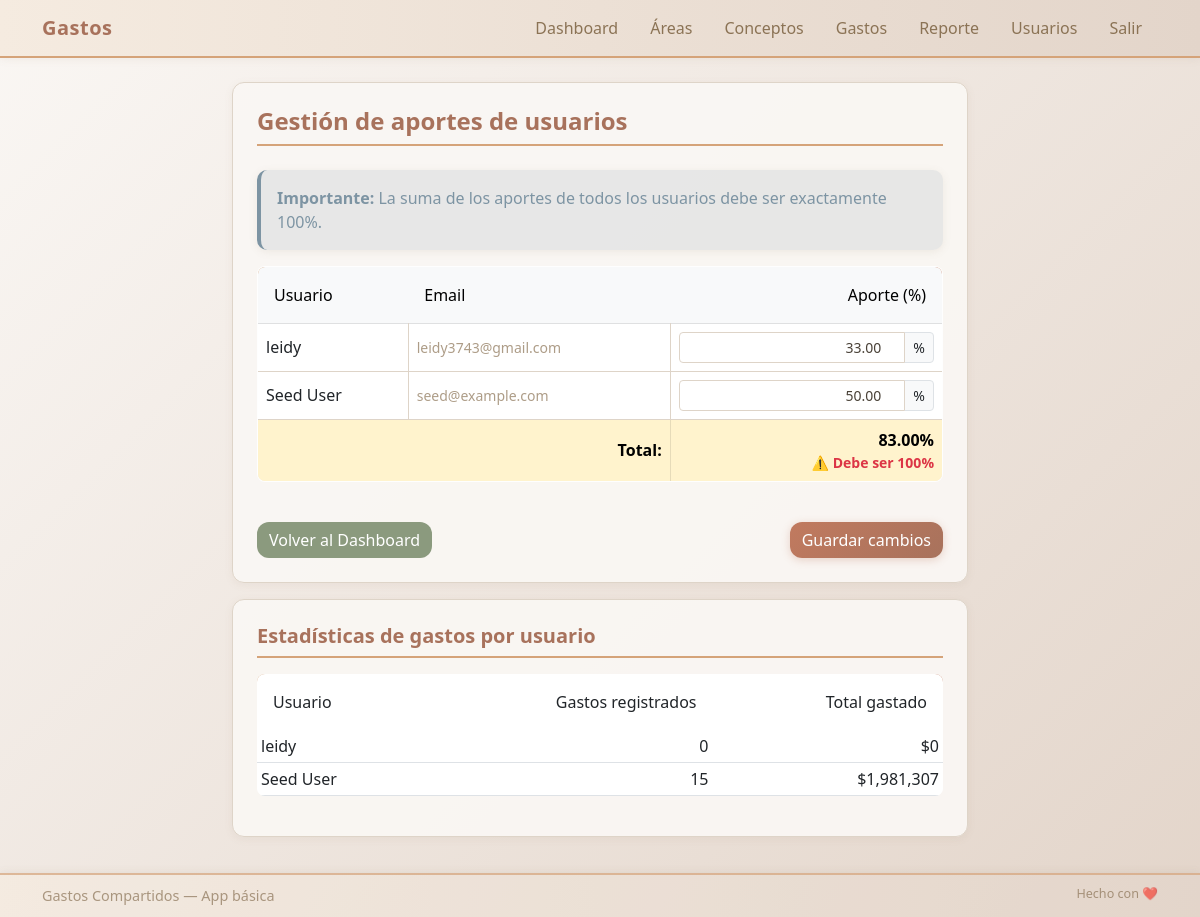
/usuarios (signed in), run on an earlier commit of the app's database.
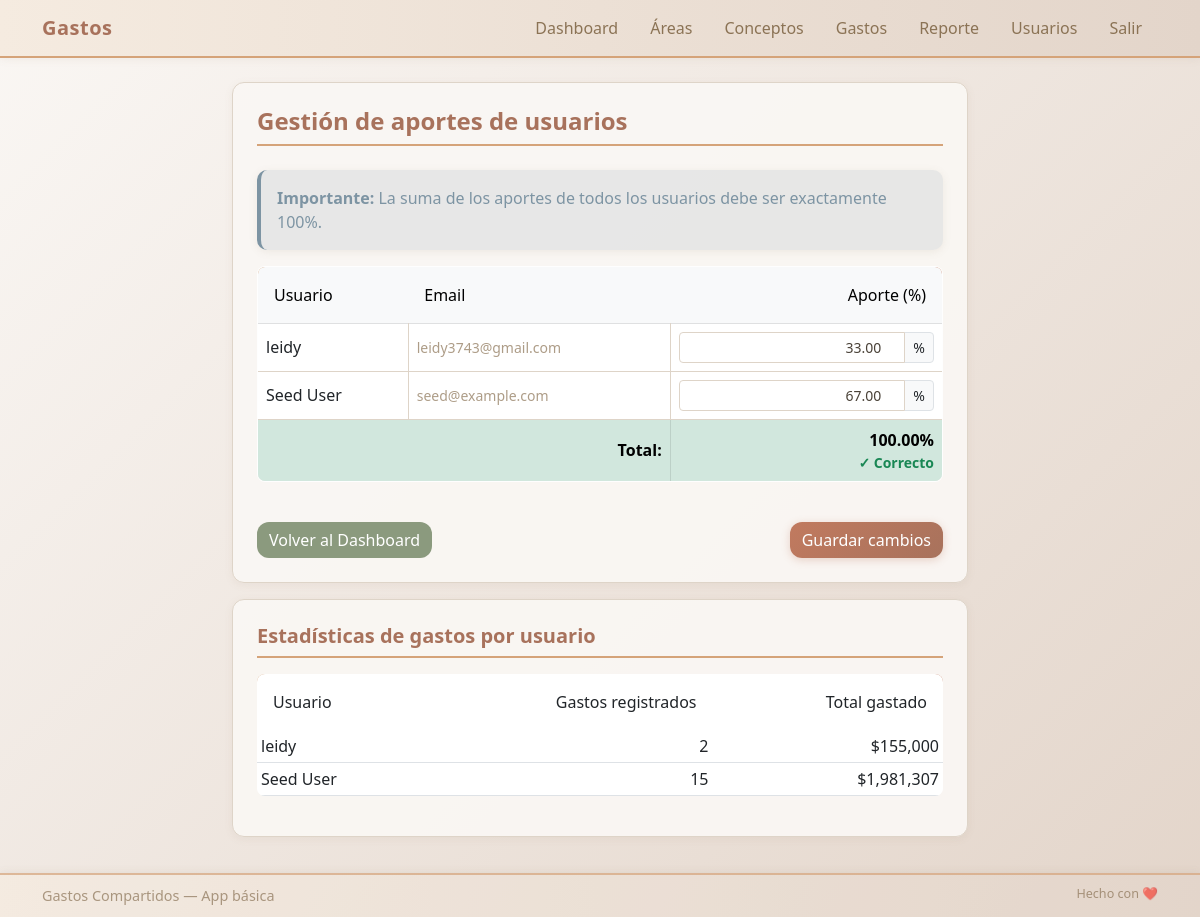
And on a later commit of the database.
### models.py (models this page shows)
class User(UserMixin, db.Model):
    id = db.Column(db.Integer, primary_key=True)
    name = db.Column(db.String(120), nullable=False)
    email = db.Column(db.String(120), unique=True, nullable=False)
    password = db.Column(db.String(200), nullable=False) # simple: store plaintext? in real app hash it
    aporte = db.Column(db.Float, default=0.5) # porcentaje (0-1)
    gastos = db.relationship('Gasto', backref='user', lazy=True)

### app.py (the view, shortened to what this page needs)
@app.route('/usuarios', methods=['GET', 'POST'])
@login_required
def usuarios_view():
    usuarios = User.query.all()
    total_actual = sum(u.aporte for u in usuarios) * 100
    return render_template('usuarios.html', usuarios=usuarios, total_actual=total_actual)

### app.py (called while the page is built)
@login_manager.user_loader
def load_user(user_id):
    return User.query.get(int(user_id))

### templates/usuarios.html (shortened to what this page needs)
{% extends 'base.html' %}
{% block content %}
<div class="row">
  <div class="col-md-8 mx-auto">
    <div class="card shadow-sm">
      <div class="card-body">
        <h4 class="card-title mb-4">Gestión de aportes de usuarios</h4>
        <div class="alert alert-info">
          <strong>Importante:</strong> La suma de los aportes de todos los usuarios debe ser exactamente 100%.
        </div>
        <form method="post">
          <div class="table-responsive">
            <table class="table table-bordered">
              <thead class="table-light">
                <tr>
                  <th>Usuario</th>
                  <th>Email</th>
                  <th class="text-end">Aporte (%)</th>
                </tr>
              </thead>
              <tbody>
                {% for usuario in usuarios %}
                <tr>
                  <td>{{ usuario.name }}</td>
                  <td><small class="text-muted">{{ usuario.email }}</small></td>
                  <td>
                    <div class="input-group input-group-sm">
                      <input
                        type="number"
                        name="aporte_{{ usuario.id }}"
                        class="form-control text-end"
                        value="{{ '{:.2f}'.format(usuario.aporte * 100) }}"
                        step="0.01"
                        min="0"
                        max="100"
                        required
                      >
                      <span class="input-group-text">%</span>
                    </div>
                  </td>
                </tr>
                {% endfor %}
              </tbody>
              <tfoot>
                <tr class="fw-bold {% if total_actual != 100.0 %}table-warning{% else %}table-success{% endif %}">
                  <td colspan="2" class="text-end">Total:</td>
                  <td class="text-end">
                    <span id="total-display">{{ '{:.2f}'.format(total_actual) }}%</span>
                    {% if total_actual != 100.0 %}
                      <small class="text-danger d-block">⚠️ Debe ser 100%</small>
                    {% else %}
                      <small class="text-success d-block">✓ Correcto</small>
                    {% endif %}
                  </td>
                </tr>
              </tfoot>
            </table>
          </div>
          <div class="d-flex justify-content-between align-items-center mt-4">
            <a href="{{ url_for('dashboard') }}" class="btn btn-secondary">Volver al Dashboard</a>
            <button type="submit" class="btn btn-primary">Guardar cambios</button>
          </div>
        </form>
      </div>
    </div>
    <div class="card shadow-sm mt-3">
      <div class="card-body">
        <h5 class="card-title">Estadísticas de gastos por usuario</h5>
        <div class="table-responsive">
          <table class="table table-sm">
            <thead>
              <tr>
                <th>Usuario</th>
                <th class="text-end">Gastos registrados</th>
                <th class="text-end">Total gastado</th>
              </tr>
            </thead>
            <tbody>
              {% for usuario in usuarios %}
              <tr>
                <td>{{ usuario.name }}</td>
                <td class="text-end">{{ usuario.gastos|length }}</td>
                <td class="text-end">${{ '{:,.0f}'.format(usuario.gastos|sum(attribute='monto')) }}</td>
              </tr>
              {% endfor %}
            </tbody>
          </table>
        </div>
      </div>
    </div>
  </div>
</div>
{% endblock %}

What changed in the data, as far as the page shows it:
computed for User "leidy": gastos|length "0" → "2"; gastos|sum "0" → "155,000"
changed User "Seed User": aporte "50.00" → "67.00"
Also different on the page:
{{ '{:.2f}'.format(total_actual) }}: "83.00" → "100.00"
text no longer shown: "⚠️ Debe ser 100%"
text now shown: "✓ Correcto"
